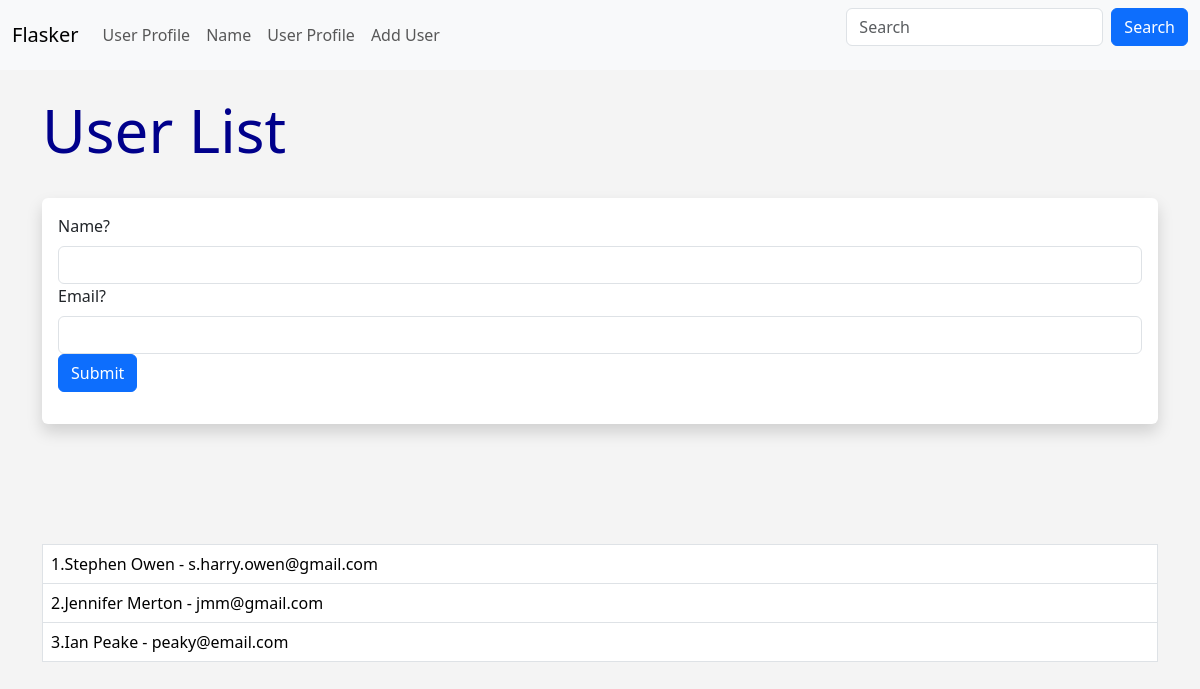
The page /user/add on the database as committed earlier.
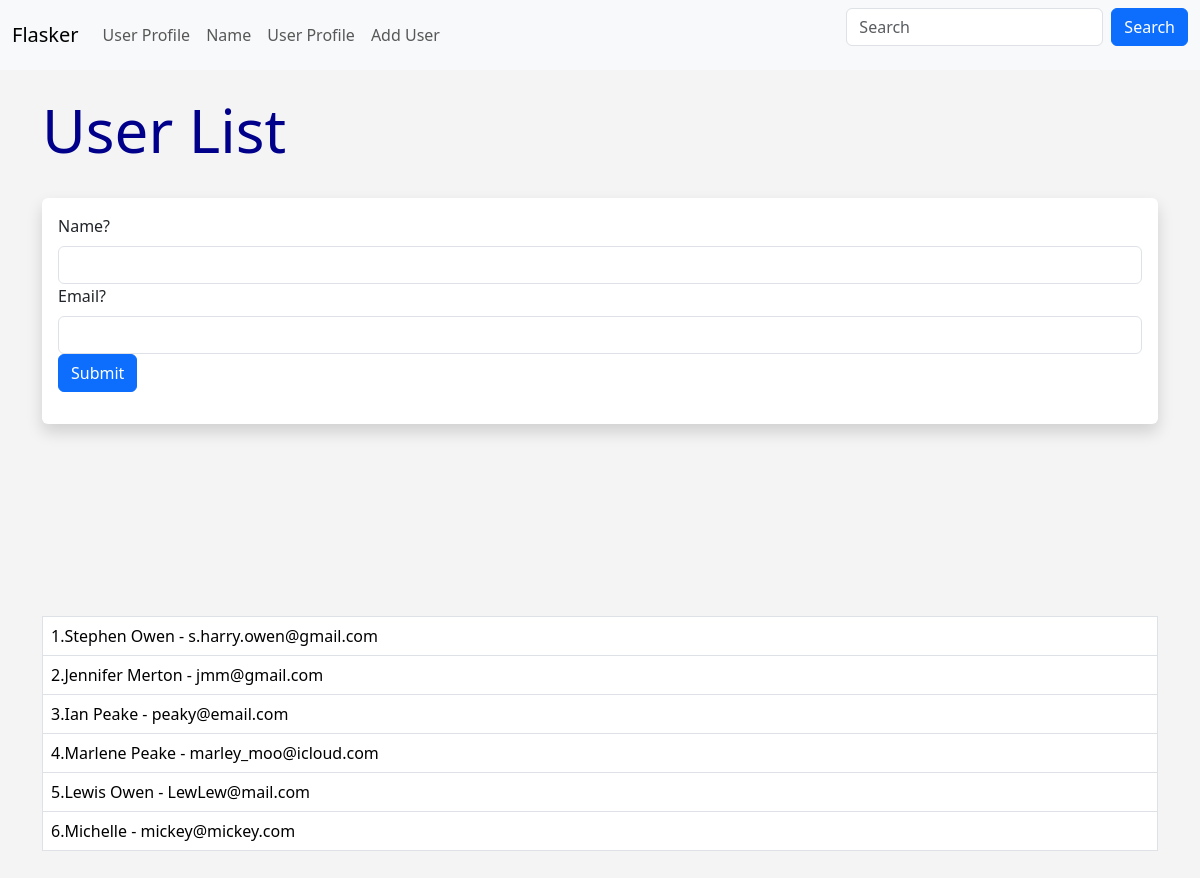
The same page on the database as committed later.
### hello.py (models this page shows, shortened)
class Users(db.Model):
    id = db.Column(db.Integer, primary_key=True)
    name = db.Column(db.String(200), nullable = False)
    email = db.Column(db.String(50), nullable = False, unique=True)
    date_added = db.Column(db.DateTime, default=datetime.utcnow)

### hello.py (the view, shortened to what this page needs)
@app.route('/user/add', methods=['GET', 'POST'])
def add_user():
    name = None
    form = UserForm()
    our_users=Users.query.order_by(Users.date_added)
    return render_template("add_user.html",
        form=form,
        name=name,
        our_users=our_users)

### hello.py
class UserForm(FlaskForm):
    name=StringField("Name?", validators=[DataRequired()])
    email=StringField("Email?", validators=[DataRequired()])
    submit = SubmitField("Submit")

### templates/add_user.html (shortened to what this page needs)
{% extends 'base.html' %}
{% block content %}
{% if name %}
  <h1>User Added! </h1>
  {% for our_user in our_users %}
    {{ our_user.id }}.{{ our_user.name }} - {{ our_user.email }}</br>
    {% endfor %}
{% else %}
    <h1>User List</h1>
    <br>
    <div class ="shadow p-3 mb-5 bg-body rounded">
    <form method="POST">
        {{ form.name.label(class="form-label") }}
        {{ form.name(class="form-control") }}
        {{ form.email.label(class="form-label") }}
        {{ form.email(class="form-control") }}
        {{ form.submit(class="btn btn-primary table-striped") }}
    </form>
    </div>
<table class="table table-hover table-bordered">
{% for our_user in our_users %}
    <tr>
        <td>
    {{ our_user.id }}.{{ our_user.name }} - {{ our_user.email }}</td>
    </tr>
{% endfor %}
</table>
{% endif %}
{% endblock %}

### templates/base.html (shortened to what this page needs)
<html>
<head>
	<!doctype html>
<html lang="en">
  <head>
    <link href="https://cdn.jsdelivr.net/npm/bootstrap@5.3.7/dist/css/bootstrap.min.css" rel="stylesheet">
    <link href="{{ url_for('static',
     filename='css/style.css')}}" rel="stylesheet">
  </head>
	<nav class="navbar navbar-expand-lg bg-body-tertiary">
  <div class="container-fluid">
    <a class="navbar-brand" href="{{ url_for('index')}}">Flasker</a>
    <div class="collapse navbar-collapse" id="navbarSupportedContent">
      <ul class="navbar-nav me-auto mb-2 mb-lg-0">
        <li class="nav-item">
          <a class="nav-link" href="{{ url_for('user', name='Steve')}}">User Profile</a>
        </li>
        <li class="nav-item">
          <a class="nav-link" href="{{ url_for('name')}}">Name</a>
        </li>
        <li class="nav-item">
          <a class="nav-link" href="{{ url_for('user', name='Steve')}}">User Profile</a>
        </li>
        <li class="nav-item">
          <a class="nav-link" href="{{ url_for('add_user')}}">Add User</a>
        </li>
      </ul>
      <form class="d-flex" role="search">
        <input class="form-control me-2" type="search" placeholder="Search" aria-label="Search"/>
        <button class="btn btn-primary" type="submit">Search</button>
      </form>
    </div>
  </div>
</nav>
<body>
	<br>
	<div class="container">
    {% block content%}
	{% endblock %}
	</div>
  </body>
</html>
</head>
<body>
</body>
</html>

### static/css/style.css (style rules this page uses)
h1 { color: darkblue; font-size:60px; }
body { background: #f4f4f4; }

Rows that differ between the two databases and show on the page:
added Users: id "4", name "Marlene Peake", email "marley_moo@icloud.com"
added Users: id "5", name "Lewis Owen", email "LewLew@mail.com"
added Users: id "6", name "Michelle", email "mickey@mickey.com"
